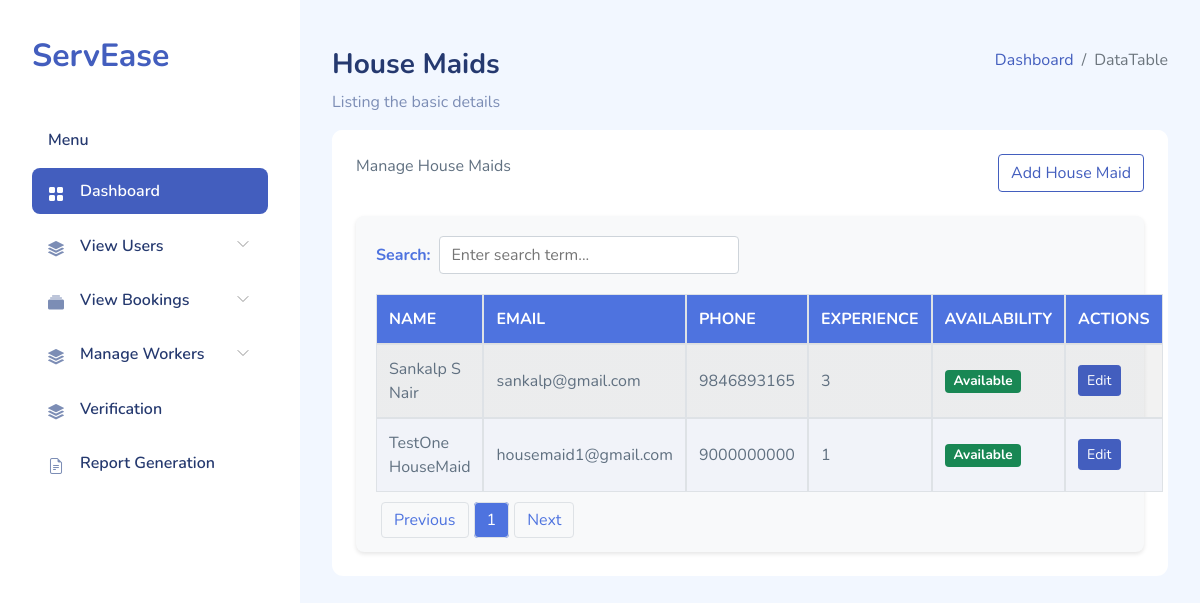
Screenshot of /manage_house_maids/ with the database file from the repository.
### Home_app/models.py (models this page shows)
class House_Maid(models.Model):
    maid_id = models.AutoField(primary_key=True)
    user_id = models.ForeignKey(Users, on_delete=models.CASCADE)
    skill_id = models.ForeignKey(Skill, on_delete=models.CASCADE)
    experience = models.IntegerField()
    availability = models.IntegerField(default=0)
    firstname = models.CharField(max_length=20, blank=False)
    lastname = models.CharField(max_length=20, blank=False)
    email = models.EmailField(unique=True, blank=False)
    place=models.CharField(max_length=30, blank=True)
    district = models.CharField(max_length=20, blank=True)
    phone = models.CharField(max_length=10, null=True)
    profilepic = models.ImageField(upload_to='maid_pic', null=True, blank=True)
    address = models.TextField()

### Home_app/views.py (the view)
# urls.py: path('manage_house_maids/', views.manage_house_maids, name='manage_house_maids'),
def manage_house_maids(request):
    maids = House_Maid.objects.all()  # Fetch all house maids from the database
    return render(request, 'admin_temp/manage_house_maids.html', {'maids': maids})

### templates/admin_temp/manage_house_maids.html (shortened to what this page needs)
{% load static %}
<!DOCTYPE html>
<html lang="en">
<head>
    <link rel="stylesheet" href="{% static 'adm_assets/css/bootstrap.css' %}">
    <link rel="stylesheet" href="{% static 'adm_assets/vendors/iconly/bold.css'%}">
    <link rel="stylesheet" href="{% static 'adm_assets/vendors/perfect-scrollbar/perfect-scrollbar.css' %}">
    <link rel="stylesheet" href="{% static 'adm_assets/vendors/bootstrap-icons/bootstrap-icons.css' %}">
    <link rel="stylesheet" href="{% static 'adm_assets/css/app.css' %}">
    <link rel="stylesheet" href="https://cdn.jsdelivr.net/npm/bootstrap-icons@1.7.2/font/bootstrap-icons.css">
</head>
<body>
    <div id="app">
        <div id="sidebar" class="active">
            <div class="sidebar-wrapper active">
                <div class="sidebar-header">
                    <div class="d-flex justify-content-between">
                        <div class="logo">
                            <a href="#">ServEase</a>
                        </div>
                    </div>
                </div>
<div class="sidebar-menu">
    <ul class="menu">
        <li class="sidebar-title">Menu</li>
        <li class="sidebar-item active ">
            <a href="{% url 'dashboard' %}" class='sidebar-link'>
                <i class="bi bi-grid-fill"></i>
                <span>Dashboard</span>
            </a>
        </li>
        <li class="sidebar-item  has-sub">
            <a href="#" class='sidebar-link'>
                <i class="bi bi-stack"></i>
                <span>View Users</span>
            </a>
        </li>
        <li class="sidebar-item  has-sub">
            <a href="#" class='sidebar-link'>
                <i class="bi bi-collection-fill"></i>
                <span>View Bookings</span>
            </a>
        </li>
        <li class="sidebar-item  has-sub">
            <a href="#" class='sidebar-link'>
                <i class="bi bi-stack"></i>
                <span>Manage Workers</span>
            </a>
        </li>
        <li class="sidebar-item ">
            <a href="{%url 'view_verification'%}" class='sidebar-link'>
                <i class="bi bi-stack"></i>
                <span>Verification</span>
            </a>
        </li>
        <li class="sidebar-item ">
            <a href="{% url 'report_generation' %}" class='sidebar-link'>
                <i class="bi bi-file-earmark-text"></i>
                <span>Report Generation</span>
            </a>
        </li>
</div>
</div>
</div>
        <div id="main">
            <div class="page-heading">
                <div class="page-title">
                    <div class="row">
                        <div class="col-12 col-md-6 order-md-1 order-last">
                            <h3>House Maids</h3>
                            <p class="text-subtitle text-muted">Listing the basic details</p>
                        </div>
                        <div class="col-12 col-md-6 order-md-2 order-first">
                            <nav aria-label="breadcrumb" class="breadcrumb-header float-start float-lg-end">
                                <ol class="breadcrumb">
                                    <li class="breadcrumb-item"><a href="{% url 'dashboard' %}">Dashboard</a></li>
                                    <li class="breadcrumb-item active" aria-current="page">DataTable</li>
                                </ol>
                            </nav>
                        </div>
                    </div>
                </div>
                <section class="section">
                    <div class="card">
                        <div class="card-header">
                            Manage House Maids
                            <a href="{%url 'add_house_maid'%}" class="btn btn-outline-primary float-start float-lg-end">
                                Add House Maid
                            </a>
                        </div>
                        <div class="card-body">
                            <table class="table table-striped table-loading" id="table1" style="width:100%">
                                <thead>
                                    <tr>
                                        <th>Name</th>
                                        <th>Email</th>
                                        <th>Phone</th>
                                        <th>Experience</th>
                                        <th>Availability</th>
                                        <th>Actions</th>
                                    </tr>
                                </thead>
                                <tbody>
                                    {% for maid in maids %}
                                    <tr>
                                        <td>{{ maid.firstname }} {{ maid.lastname }}</td>
                                        <td>{{ maid.email }}</td>
                                        <td>{{ maid.phone }}</td>
                                        <td>{{ maid.experience }}</td>
                                        <td>
                                            {% if maid.availability %}
                                                <span class="badge bg-success">Available</span>
                                            {% else %}
                                                <span class="badge bg-danger">Not Available</span>
                                            {% endif %}
                                        </td>
                                        <td>
                                            <a href="{% url 'edit_house_maid' maid.maid_id %}" class="btn btn-primary btn-sm">Edit</a>
                                        </td>
                                    </tr>
                                    {% empty %}
                                    <tr>
                                        <td colspan="6">No house maids found.</td>
                                    </tr>
                                    {% endfor %}
                                </tbody>
                            </table>
                        </div>
                    </div>
                </section>
            </div>
        </div>
    </div>
</body>
</html>

### static/adm_assets/css/app.css (style rules this page uses)
.btn.btn-danger,.btn.btn-info,.btn.btn-primary,.btn.btn-secondary,.btn.btn-success,.btn.btn-warning { color:#fff }
.card { margin-bottom:2.2rem;border:none }
.card .card-header { border:none }
.card .card-header~.card-body { padding-top:0 }
.card .card-body { padding:1.5rem }
#sidebar.active .sidebar-wrapper { left:0 }
.sidebar-wrapper { width:300px;height:100vh;position:fixed;top:0;z-index:10;overflow-y:auto;background-color:#fff;bottom:0;transition:left .5s ease-out }
.sidebar-wrapper .sidebar-header { padding:2rem 2rem 1rem;font-size:2rem;font-weight:700 }
.sidebar-wrapper .menu { margin-top:2rem;padding:0 2rem;font-weight:600 }
.sidebar-wrapper .menu .sidebar-title { padding:0 1rem;margin:1.5rem 0 1rem;font-size:1rem;list-style:none;font-weight:600;color:#25396f }
.sidebar-wrapper .menu .sidebar-link { display:block;padding:.7rem 1rem;font-size:1rem;display:flex;align-items:center;border-radius:.5rem;transition:all .5s;text-decoration:none;color:#25396f }
.sidebar-wrapper .menu .sidebar-link i,.sidebar-wrapper .menu .sidebar-link svg { color:#7c8db5 }
.sidebar-wrapper .menu .sidebar-link span { margin-left:1rem }
.sidebar-wrapper .menu .sidebar-item { list-style:none;margin-top:.5rem;position:relative }
.sidebar-wrapper .menu .sidebar-item.has-sub .sidebar-link:after { position:absolute;color:#ccc;right:15px;top:12px;display:block }
.sidebar-wrapper .menu .sidebar-item.active .sidebar-link { background-color:#435ebe }
.sidebar-wrapper .menu .sidebar-item.active .sidebar-link span { color:#fff }
.sidebar-wrapper .menu .sidebar-item.active .sidebar-link i,.sidebar-wrapper .menu .sidebar-item.active .sidebar-link svg { fill:#fff;color:#fff }
.dataTable-table td,.dataTable-table thead th,.table td,.table thead th { vertical-align:middle }
.dataTable-table:not(.table-borderless) thead th,.table:not(.table-borderless) thead th { border-bottom:1px solid #dedede!important }
.bi { width:1rem;height:1rem }
#main { margin-left:300px;padding:2rem }
.page-heading { margin:0 0 2rem }
.page-heading h3 { font-weight:700 }
a { text-decoration:none }

### templates/admin_temp/manage_house_maids.html (style rules this page uses)
#table1 { border-collapse: separate; border-spacing: 0; width: 100%; }
#table1 th, #table1 td { border: 1px solid #dee2e6; padding: 12px; }
#table1 thead th { background-color: #4e73df; color: white; font-weight: bold; text-transform: uppercase; }
#table1 tbody tr:nth-of-type(even) { background-color: #f1f3f9; }

### rows the page displays
House_Maid: firstname "Sankalp", lastname "S Nair", email "sankalp@gmail.com", phone "9846893165", experience "3", availability "Available"
House_Maid: firstname "TestOne", lastname "HouseMaid", email "housemaid1@gmail.com", phone "9000000000", experience "1", availability "Available"
